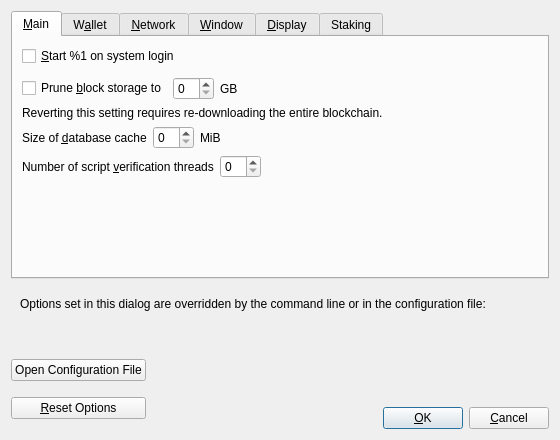
<?xml version="1.0" encoding="UTF-8"?>
<ui version="4.0">
 <class>OptionsDialog</class>
 <widget class="QDialog" name="OptionsDialog">
  <property name="geometry">
   <rect>
    <x>0</x>
    <y>0</y>
    <width>560</width>
    <height>440</height>
   </rect>
  </property>
  <property name="windowTitle">
   <string>Options</string>
  </property>
  <property name="modal">
   <bool>true</bool>
  </property>
  <layout class="QVBoxLayout" name="verticalLayout">
   <item>
    <widget class="QTabWidget" name="tabWidget">
     <property name="currentIndex">
      <number>0</number>
     </property>
     <widget class="QWidget" name="tabMain">
      <attribute name="title">
       <string>&amp;Main</string>
      </attribute>
      <layout class="QVBoxLayout" name="verticalLayout_Main">
       <item>
        <widget class="QCheckBox" name="bitcoinAtStartup">
         <property name="toolTip">
          <string>Automatically start %1 after logging in to the system.</string>
         </property>
         <property name="text">
          <string>&amp;Start %1 on system login</string>
         </property>
        </widget>
       </item>
       <item>
        <spacer name="horizontalSpacer_0_Main">
         <property name="orientation">
          <enum>Qt::Horizontal</enum>
         </property>
         <property name="sizeHint" stdset="0">
          <size>
           <width>40</width>
           <height>5</height>
          </size>
         </property>
        </spacer>
       </item>
       <item>
       <layout class="QHBoxLayout" name="horizontalLayout_Main_Prune">
        <item>
         <widget class="QCheckBox" name="prune">
          <property name="toolTip">
           <string>Disables some advanced features but all blocks will still be fully validated. Reverting this setting requires re-downloading the entire blockchain. Actual disk usage may be somewhat higher.</string>
          </property>
          <property name="text">
           <string>Prune &amp;block storage to</string>
          </property>
         </widget>
        </item>
        <item>
         <widget class="QSpinBox" name="pruneSize"/>
        </item>
         <item>
          <widget class="QLabel" name="pruneSizeUnitLabel">
           <property name="text">
            <string>GB</string>
           </property>
           <property name="textFormat">
            <enum>Qt::PlainText</enum>
           </property>
          </widget>
         </item>
         <item>
          <spacer name="horizontalSpacer_Main_Prune">
           <property name="orientation">
            <enum>Qt::Horizontal</enum>
           </property>
           <property name="sizeHint" stdset="0">
            <size>
             <width>40</width>
             <height>20</height>
            </size>
           </property>
          </spacer>
         </item>
        </layout>
       </item>
       <item>
        <widget class="QLabel" name="pruneWarning">
         <property name="text">
          <string>Reverting this setting requires re-downloading the entire blockchain.</string>
         </property>
         <property name="textFormat">
          <enum>Qt::PlainText</enum>
         </property>
        </widget>
       </item>
       <item>
        <layout class="QHBoxLayout" name="horizontalLayout_2_Main">
         <item>
          <widget class="QLabel" name="databaseCacheLabel">
           <property name="text">
            <string>Size of &amp;database cache</string>
           </property>
           <property name="textFormat">
            <enum>Qt::PlainText</enum>
           </property>
           <property name="buddy">
            <cstring>databaseCache</cstring>
           </property>
          </widget>
         </item>
         <item>
          <widget class="QSpinBox" name="databaseCache"/>
         </item>
         <item>
          <widget class="QLabel" name="databaseCacheUnitLabel">
           <property name="text">
            <string>MiB</string>
           </property>
           <property name="textFormat">
            <enum>Qt::PlainText</enum>
           </property>
          </widget>
         </item>
         <item>
          <spacer name="horizontalSpacer_2_Main">
           <property name="orientation">
            <enum>Qt::Horizontal</enum>
           </property>
           <property name="sizeHint" stdset="0">
            <size>
             <width>40</width>
             <height>20</height>
            </size>
           </property>
          </spacer>
         </item>
        </layout>
       </item>
       <item>
        <layout class="QHBoxLayout" name="horizontalLayout_Main_VerifyLabel">
         <item>
          <widget class="QLabel" name="threadsScriptVerifLabel">
           <property name="text">
            <string>Number of script &amp;verification threads</string>
           </property>
           <property name="textFormat">
            <enum>Qt::PlainText</enum>
           </property>
           <property name="buddy">
            <cstring>threadsScriptVerif</cstring>
           </property>
          </widget>
         </item>
         <item>
          <widget class="QSpinBox" name="threadsScriptVerif">
           <property name="toolTip">
            <string>(0 = auto, &lt;0 = leave that many cores free)</string>
           </property>
          </widget>
         </item>
         <item>
          <spacer name="horizontalSpacer_Main_Threads">
           <property name="orientation">
            <enum>Qt::Horizontal</enum>
           </property>
           <property name="sizeHint" stdset="0">
            <size>
             <width>40</width>
             <height>20</height>
            </size>
           </property>
          </spacer>
         </item>
        </layout>
       </item>
       <item>
        <spacer name="verticalSpacer_Main">
         <property name="orientation">
          <enum>Qt::Vertical</enum>
         </property>
         <property name="sizeHint" stdset="0">
          <size>
           <width>20</width>
           <height>40</height>
          </size>
         </property>
        </spacer>
       </item>
      </layout>
     </widget>
     <widget class="QWidget" name="tabWallet">
      <attribute name="title">
       <string>W&amp;allet</string>
      </attribute>
      <layout class="QVBoxLayout" name="verticalLayout_Wallet">
       <item>
        <widget class="QGroupBox" name="groupBox">
         <property name="title">
          <string>Expert</string>
         </property>
         <layout class="QVBoxLayout" name="verticalLayout_2">
          <item>
           <widget class="QCheckBox" name="coinControlFeatures">
            <property name="toolTip">
             <string>Whether to show coin control features or not.</string>
            </property>
            <property name="text">
             <string>Enable coin &amp;control features</string>
            </property>
           </widget>
          </item>
          <item>
           <widget class="QCheckBox" name="spendZeroConfChange">
            <property name="toolTip">
             <string>If you disable the spending of unconfirmed change, the change from a transaction cannot be used until that transaction has at least one confirmation. This also affects how your balance is computed.</string>
            </property>
            <property name="text">
             <string>&amp;Spend unconfirmed change</string>
            </property>
           </widget>
          </item>
          <item>
           <widget class="QCheckBox" name="showIncomingStakeNotifications">
            <property name="toolTip">
             <string>Display notification dialog for incoming stake transactions.</string>
            </property>
            <property name="text">
             <string>&amp;Show incoming stake notifications</string>
            </property>
           </widget>
          </item>
          <item>
           <widget class="QCheckBox" name="showZeroValueCoinstakes">
            <property name="toolTip">
             <string>Display zero value stake transactions.</string>
            </property>
            <property name="text">
             <string>&amp;Show zero value stakes</string>
            </property>
           </widget>
          </item>
         </layout>
        </widget>
       </item>
       <item>
        <spacer name="verticalSpacer_Wallet">
         <property name="orientation">
          <enum>Qt::Vertical</enum>
         </property>
         <property name="sizeHint" stdset="0">
          <size>
           <width>20</width>
           <height>40</height>
          </size>
         </property>
        </spacer>
       </item>
      </layout>
     </widget>
     <widget class="QWidget" name="tabNetwork">
      <attribute name="title">
       <string>&amp;Network</string>
      </attribute>
      <layout class="QVBoxLayout" name="verticalLayout_Network">
       <item>
        <widget class="QCheckBox" name="mapPortUpnp">
         <property name="toolTip">
          <string>Automatically open the Empower client port on the router. This only works when your router supports UPnP and it is enabled.</string>
         </property>
         <property name="text">
          <string>Map port using &amp;UPnP</string>
         </property>
        </widget>
       </item>
       <item>
        <widget class="QCheckBox" name="allowIncoming">
         <property name="toolTip">
          <string>Accept connections from outside.</string>
         </property>
         <property name="text">
          <string>Allow incomin&amp;g connections</string>
         </property>
        </widget>
       </item>
       <item>
        <widget class="QCheckBox" name="connectSocks">
         <property name="toolTip">
          <string>Connect to the Empower network through a SOCKS5 proxy.</string>
         </property>
         <property name="text">
          <string>&amp;Connect through SOCKS5 proxy (default proxy):</string>
         </property>
        </widget>
       </item>
       <item>
        <layout class="QHBoxLayout" name="horizontalLayout_1_Network">
         <item>
          <widget class="QLabel" name="proxyIpLabel">
           <property name="text">
            <string>Proxy &amp;IP:</string>
           </property>
           <property name="textFormat">
            <enum>Qt::PlainText</enum>
           </property>
           <property name="buddy">
            <cstring>proxyIp</cstring>
           </property>
          </widget>
         </item>
         <item>
          <widget class="QValidatedLineEdit" name="proxyIp">
           <property name="minimumSize">
            <size>
             <width>140</width>
             <height>0</height>
            </size>
           </property>
           <property name="maximumSize">
            <size>
             <width>140</width>
             <height>16777215</height>
            </size>
           </property>
           <property name="toolTip">
            <string>IP address of the proxy (e.g. IPv4: 127.0.0.1 / IPv6: ::1)</string>
           </property>
          </widget>
         </item>
         <item>
          <widget class="QLabel" name="proxyPortLabel">
           <property name="text">
            <string>&amp;Port:</string>
           </property>
           <property name="textFormat">
            <enum>Qt::PlainText</enum>
           </property>
           <property name="buddy">
            <cstring>proxyPort</cstring>
           </property>
          </widget>
         </item>
         <item>
          <widget class="QLineEdit" name="proxyPort">
           <property name="minimumSize">
            <size>
             <width>55</width>
             <height>0</height>
            </size>
           </property>
           <property name="maximumSize">
            <size>
             <width>55</width>
             <height>16777215</height>
            </size>
           </property>
           <property name="toolTip">
            <string>Port of the proxy (e.g. 9050)</string>
           </property>
          </widget>
         </item>
         <item>
          <spacer name="horizontalSpacer_1_Network">
           <property name="orientation">
            <enum>Qt::Horizontal</enum>
           </property>
           <property name="sizeHint" stdset="0">
            <size>
             <width>40</width>
             <height>20</height>
            </size>
           </property>
          </spacer>
         </item>
        </layout>
       </item>
       <item>
        <layout class="QHBoxLayout" name="horizontalLayout_2_Network">
         <item>
          <widget class="QLabel" name="proxyActiveNets">
           <property name="text">
            <string>Used for reaching peers via:</string>
           </property>
           <property name="textFormat">
            <enum>Qt::PlainText</enum>
           </property>
          </widget>
         </item>
         <item>
          <widget class="QCheckBox" name="proxyReachIPv4">
           <property name="enabled">
            <bool>false</bool>
           </property>
           <property name="toolTip">
            <string>Shows if the supplied default SOCKS5 proxy is used to reach peers via this network type.</string>
           </property>
           <property name="text">
            <string/>
           </property>
          </widget>
         </item>
         <item>
          <widget class="QLabel" name="proxyReachIPv4Label">
           <property name="text">
            <string>IPv4</string>
           </property>
           <property name="textFormat">
            <enum>Qt::PlainText</enum>
           </property>
          </widget>
         </item>
         <item>
          <widget class="QCheckBox" name="proxyReachIPv6">
           <property name="enabled">
            <bool>false</bool>
           </property>
           <property name="toolTip">
            <string>Shows if the supplied default SOCKS5 proxy is used to reach peers via this network type.</string>
           </property>
           <property name="text">
            <string/>
           </property>
          </widget>
         </item>
         <item>
          <widget class="QLabel" name="proxyReachIPv6Label">
           <property name="text">
            <string>IPv6</string>
           </property>
           <property name="textFormat">
            <enum>Qt::PlainText</enum>
           </property>
          </widget>
         </item>
         <item>
          <widget class="QCheckBox" name="proxyReachTor">
           <property name="enabled">
            <bool>false</bool>
           </property>
           <property name="toolTip">
            <string>Shows if the supplied default SOCKS5 proxy is used to reach peers via this network type.</string>
           </property>
           <property name="text">
            <string/>
           </property>
          </widget>
         </item>
         <item>
          <widget class="QLabel" name="proxyReachTorLabel">
           <property name="text">
            <string>Tor</string>
           </property>
           <property name="textFormat">
            <enum>Qt::PlainText</enum>
           </property>
          </widget>
         </item>
         <item>
          <spacer name="horizontalSpacer_2_Network">
           <property name="orientation">
            <enum>Qt::Horizontal</enum>
           </property>
           <property name="sizeHint" stdset="0">
            <size>
             <width>40</width>
             <height>20</height>
            </size>
           </property>
          </spacer>
         </item>
        </layout>
       </item>
       <item>
        <widget class="QCheckBox" name="connectSocksTor">
         <property name="toolTip">
          <string>Connect to the Empower network through a separate SOCKS5 proxy for Tor hidden services.</string>
         </property>
         <property name="text">
          <string>Use separate SOCKS&amp;5 proxy to reach peers via Tor hidden services:</string>
         </property>
        </widget>
       </item>
       <item>
        <layout class="QHBoxLayout" name="horizontalLayout_3_Network">
         <item>
          <widget class="QLabel" name="proxyIpTorLabel">
           <property name="text">
            <string>Proxy &amp;IP:</string>
           </property>
           <property name="textFormat">
            <enum>Qt::PlainText</enum>
           </property>
           <property name="buddy">
            <cstring>proxyIpTor</cstring>
           </property>
          </widget>
         </item>
         <item>
          <widget class="QValidatedLineEdit" name="proxyIpTor">
           <property name="minimumSize">
            <size>
             <width>140</width>
             <height>0</height>
            </size>
           </property>
           <property name="maximumSize">
            <size>
             <width>140</width>
             <height>16777215</height>
            </size>
           </property>
           <property name="toolTip">
            <string>IP address of the proxy (e.g. IPv4: 127.0.0.1 / IPv6: ::1)</string>
           </property>
          </widget>
         </item>
         <item>
          <widget class="QLabel" name="proxyPortTorLabel">
           <property name="text">
            <string>&amp;Port:</string>
           </property>
           <property name="textFormat">
            <enum>Qt::PlainText</enum>
           </property>
           <property name="buddy">
            <cstring>proxyPortTor</cstring>
           </property>
          </widget>
         </item>
         <item>
          <widget class="QLineEdit" name="proxyPortTor">
           <property name="minimumSize">
            <size>
             <width>55</width>
             <height>0</height>
            </size>
           </property>
           <property name="maximumSize">
            <size>
             <width>55</width>
             <height>16777215</height>
            </size>
           </property>
           <property name="toolTip">
            <string>Port of the proxy (e.g. 9050)</string>
           </property>
          </widget>
         </item>
         <item>
          <spacer name="horizontalSpacer_4_Network">
           <property name="orientation">
            <enum>Qt::Horizontal</enum>
           </property>
           <property name="sizeHint" stdset="0">
            <size>
             <width>40</width>
             <height>20</height>
            </size>
           </property>
          </spacer>
         </item>
        </layout>
       </item>
       <item>
        <spacer name="verticalSpacer_Network">
         <property name="orientation">
          <enum>Qt::Vertical</enum>
         </property>
         <property name="sizeHint" stdset="0">
          <size>
           <width>20</width>
           <height>40</height>
          </size>
         </property>
        </spacer>
       </item>
      </layout>
     </widget>
     <widget class="QWidget" name="tabWindow">
      <attribute name="title">
       <string>&amp;Window</string>
      </attribute>
      <layout class="QVBoxLayout" name="verticalLayout_Window">
       <item>
        <widget class="QCheckBox" name="hideTrayIcon">
         <property name="toolTip">
          <string>Hide the icon from the system tray.</string>
         </property>
         <property name="text">
          <string>&amp;Hide tray icon</string>
         </property>
        </widget>
       </item>
       <item>
        <widget class="QCheckBox" name="minimizeToTray">
         <property name="toolTip">
          <string>Show only a tray icon after minimizing the window.</string>
         </property>
         <property name="text">
          <string>&amp;Minimize to the tray instead of the taskbar</string>
         </property>
        </widget>
       </item>
       <item>
        <widget class="QCheckBox" name="minimizeOnClose">
         <property name="toolTip">
          <string>Minimize instead of exit the application when the window is closed. When this option is enabled, the application will be closed only after selecting Exit in the menu.</string>
         </property>
         <property name="text">
          <string>M&amp;inimize on close</string>
         </property>
        </widget>
       </item>
       <item>
        <spacer name="verticalSpacer_Window">
         <property name="orientation">
          <enum>Qt::Vertical</enum>
         </property>
         <property name="sizeHint" stdset="0">
          <size>
           <width>20</width>
           <height>40</height>
          </size>
         </property>
        </spacer>
       </item>
      </layout>
     </widget>
     <widget class="QWidget" name="tabDisplay">
      <attribute name="title">
       <string>&amp;Display</string>
      </attribute>
      <layout class="QVBoxLayout" name="verticalLayout_Display">
       <item>
        <layout class="QHBoxLayout" name="horizontalLayout_1_Display">
         <item>
          <widget class="QLabel" name="langLabel">
           <property name="text">
            <string>User Interface &amp;language:</string>
           </property>
           <property name="textFormat">
            <enum>Qt::PlainText</enum>
           </property>
           <property name="buddy">
            <cstring>lang</cstring>
           </property>
          </widget>
         </item>
         <item>
          <widget class="QValueComboBox" name="lang">
           <property name="toolTip">
            <string>The user interface language can be set here. This setting will take effect after restarting %1.</string>
           </property>
          </widget>
         </item>
        </layout>
       </item>
       <item>
        <layout class="QHBoxLayout" name="horizontalLayout_2_Display">
         <item>
          <widget class="QLabel" name="unitLabel">
           <property name="text">
            <string>&amp;Unit to show amounts in:</string>
           </property>
           <property name="textFormat">
            <enum>Qt::PlainText</enum>
           </property>
           <property name="buddy">
            <cstring>unit</cstring>
           </property>
          </widget>
         </item>
         <item>
          <widget class="QValueComboBox" name="unit">
           <property name="toolTip">
            <string>Choose the default subdivision unit to show in the interface and when sending coins.</string>
           </property>
          </widget>
         </item>
        </layout>
       </item>
       <item>
        <layout class="QHBoxLayout" name="horizontalLayout_3_Display">
         <item>
          <widget class="QLabel" name="thirdPartyTxUrlsLabel">
           <property name="toolTip">
            <string>Third party URLs (e.g. a block explorer) that appear in the transactions tab as context menu items. %s in the URL is replaced by transaction hash. Multiple URLs are separated by vertical bar |.</string>
           </property>
           <property name="text">
            <string>&amp;Third party transaction URLs</string>
           </property>
           <property name="buddy">
            <cstring>thirdPartyTxUrls</cstring>
           </property>
          </widget>
         </item>
         <item>
          <widget class="QLineEdit" name="thirdPartyTxUrls">
           <property name="toolTip">
            <string>Third party URLs (e.g. a block explorer) that appear in the transactions tab as context menu items. %s in the URL is replaced by transaction hash. Multiple URLs are separated by vertical bar |.</string>
           </property>
          </widget>
         </item>
        </layout>
       </item>
       <item>
        <spacer name="verticalSpacer_Display">
         <property name="orientation">
          <enum>Qt::Vertical</enum>
         </property>
         <property name="sizeHint" stdset="0">
          <size>
           <width>20</width>
           <height>40</height>
          </size>
         </property>
        </spacer>
       </item>
      </layout>
     </widget>
     <widget class="QWidget" name="tab">
      <attribute name="title">
       <string>Staking</string>
      </attribute>
      <layout class="QGridLayout" name="gridLayout">
       <item row="0" column="0">
        <layout class="QFormLayout" name="formLayout">
         <item row="0" column="0">
          <widget class="QLabel" name="reserveBalanceLabel">
           <property name="text">
            <string>Reserve Balance</string>
           </property>
          </widget>
         </item>
         <item row="0" column="1">
          <widget class="BitcoinAmountField" name="reserveBalanceAmount">
           <property name="maximumSize">
            <size>
             <width>250</width>
             <height>16777215</height>
            </size>
           </property>
          </widget>
         </item>
        </layout>
       </item>
      </layout>
     </widget>
    </widget>
   </item>
   <item>
    <widget class="QFrame" name="frame">
     <layout class="QVBoxLayout" name="verticalLayout_Bottom">
      <item>
       <layout class="QHBoxLayout" name="horizontalLayout_Bottom">
        <item>
         <widget class="QLabel" name="overriddenByCommandLineInfoLabel">
          <property name="text">
           <string>Options set in this dialog are overridden by the command line or in the configuration file:</string>
          </property>
          <property name="textFormat">
           <enum>Qt::PlainText</enum>
          </property>
         </widget>
        </item>
        <item>
         <spacer name="horizontalSpacer_Bottom">
          <property name="orientation">
           <enum>Qt::Horizontal</enum>
          </property>
          <property name="sizeHint" stdset="0">
           <size>
            <width>40</width>
            <height>20</height>
           </size>
          </property>
         </spacer>
        </item>
       </layout>
      </item>
      <item>
       <widget class="QLabel" name="overriddenByCommandLineLabel">
        <property name="text">
         <string/>
        </property>
        <property name="textFormat">
         <enum>Qt::PlainText</enum>
        </property>
        <property name="wordWrap">
         <bool>true</bool>
        </property>
       </widget>
      </item>
     </layout>
    </widget>
   </item>
   <item>
    <layout class="QHBoxLayout" name="horizontalLayout_Buttons">
     <item>
      <layout class="QVBoxLayout" name="verticalLayout_Buttons">
       <item>
        <widget class="QPushButton" name="openBitcoinConfButton">
         <property name="toolTip">
          <string>Open the %1 configuration file from the working directory.</string>
         </property>
         <property name="text">
          <string>Open Configuration File</string>
         </property>
         <property name="autoDefault">
          <bool>false</bool>
         </property>
        </widget>
       </item>
       <item>
        <widget class="QPushButton" name="resetButton">
         <property name="toolTip">
          <string>Reset all client options to default.</string>
         </property>
         <property name="text">
          <string>&amp;Reset Options</string>
         </property>
         <property name="autoDefault">
          <bool>false</bool>
         </property>
        </widget>
       </item>
      </layout>
     </item>
     <item>
      <spacer name="horizontalSpacer_1">
       <property name="orientation">
        <enum>Qt::Horizontal</enum>
       </property>
       <property name="sizeHint" stdset="0">
        <size>
         <width>40</width>
         <height>48</height>
        </size>
       </property>
      </spacer>
     </item>
     <item>
      <widget class="QLabel" name="statusLabel">
       <property name="minimumSize">
        <size>
         <width>200</width>
         <height>0</height>
        </size>
       </property>
       <property name="font">
        <font>
         <weight>75</weight>
         <bold>true</bold>
        </font>
       </property>
       <property name="text">
        <string/>
       </property>
       <property name="textFormat">
        <enum>Qt::PlainText</enum>
       </property>
       <property name="wordWrap">
        <bool>true</bool>
       </property>
      </widget>
     </item>
     <item>
      <spacer name="horizontalSpacer_2">
       <property name="orientation">
        <enum>Qt::Horizontal</enum>
       </property>
       <property name="sizeHint" stdset="0">
        <size>
         <width>40</width>
         <height>48</height>
        </size>
       </property>
      </spacer>
     </item>
     <item>
      <layout class="QVBoxLayout" name="verticalLayout_4">
       <item>
        <spacer name="verticalSpacer">
         <property name="orientation">
          <enum>Qt::Vertical</enum>
         </property>
         <property name="sizeHint" stdset="0">
          <size>
           <width>20</width>
           <height>40</height>
          </size>
         </property>
        </spacer>
       </item>
       <item>
        <layout class="QHBoxLayout" name="horizontalLayout">
         <item>
          <widget class="QPushButton" name="okButton">
           <property name="text">
            <string>&amp;OK</string>
           </property>
           <property name="autoDefault">
            <bool>false</bool>
           </property>
           <property name="default">
            <bool>true</bool>
           </property>
          </widget>
         </item>
         <item>
          <widget class="QPushButton" name="cancelButton">
           <property name="text">
            <string>&amp;Cancel</string>
           </property>
           <property name="autoDefault">
            <bool>false</bool>
           </property>
          </widget>
         </item>
        </layout>
       </item>
      </layout>
     </item>
    </layout>
   </item>
  </layout>
 </widget>
 <customwidgets>
  <customwidget>
   <class>QValidatedLineEdit</class>
   <extends>QLineEdit</extends>
   <header>qt/qvalidatedlineedit.h</header>
  </customwidget>
  <customwidget>
   <class>QValueComboBox</class>
   <extends>QComboBox</extends>
   <header>qt/qvaluecombobox.h</header>
  </customwidget>
  <customwidget>
   <class>BitcoinAmountField</class>
   <extends>QLineEdit</extends>
   <header>qt/bitcoinamountfield.h</header>
   <container>1</container>
  </customwidget>
 </customwidgets>
 <resources/>
 <connections/>
</ui>
